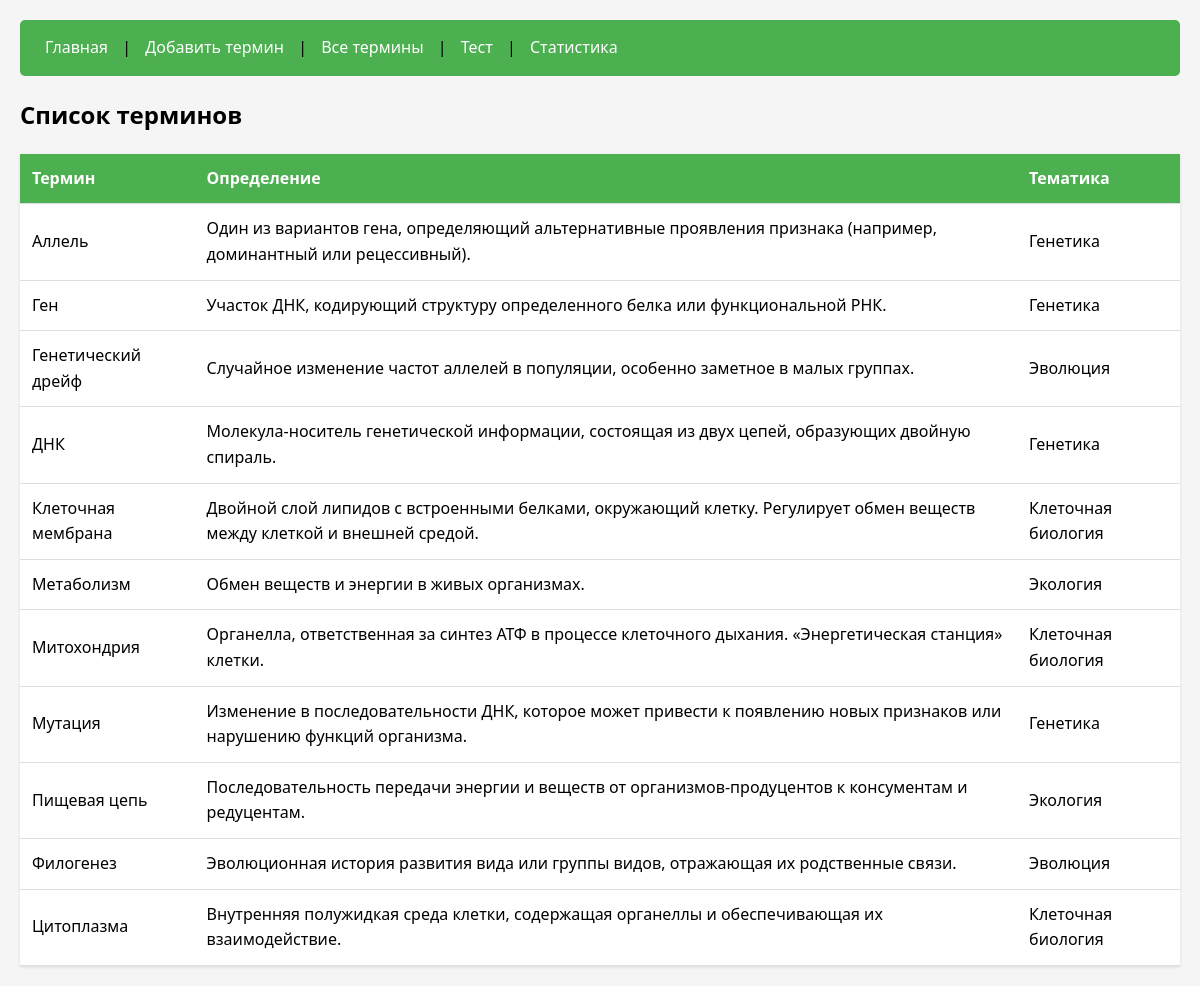
The app's page /terms/ with its own data.
### glossary/models.py (models this page shows, shortened)
class Term(models.Model):
    THEME_CHOICES = [
        ('cell', 'Клеточная биология'),
        ('genetics', 'Генетика'),
        ('evolution', 'Эволюция'),
        ('ecology', 'Экология'),
    ]
    term = models.CharField(max_length=100, unique=True)
    definition = models.TextField()
    theme = models.CharField(max_length=50, choices=THEME_CHOICES)
    is_approved = models.BooleanField(default=False)
    created_at = models.DateTimeField(auto_now_add=True)

### glossary/views.py (the view)
# urls.py: path('terms/', views.term_list, name='term_list'),
def term_list(request):
    terms = Term.objects.filter(is_approved=True).order_by('term')
    return render(request, 'glossary/term_list.html', {'terms': terms})

### glossary/templates/glossary/term_list.html
{% extends "glossary/base.html" %}
{% block content %}
    <h2>Список терминов</h2>
    <table>
        <tr>
            <th>Термин</th>
            <th>Определение</th>
            <th>Тематика</th>
        </tr>
        {% for term in terms %}
        <tr>
            <td>{{ term.term }}</td>
            <td>{{ term.definition }}</td>
            <td>{{ term.get_theme_display }}</td>
        </tr>
        {% endfor %}
    </table>
{% endblock %}

### glossary/templates/glossary/base.html (shortened to what this page needs)
{% load static %}
<!DOCTYPE html>
<html>
<head>
        <link rel="stylesheet" href="{% static 'glossary/css/styles.css' %}">
</head>
<body>
    <div class="nav">
        <a href="{% url 'home' %}">Главная</a> |
        <a href="{% url 'add_term' %}">Добавить термин</a> |
        <a href="{% url 'term_list' %}">Все термины</a> |
        <a href="{% url 'test' %}">Тест</a> |
        <a href="{% url 'statistics' %}">Статистика</a>
    </div>
    {% block content %}{% endblock %}
</body>
</html>

### glossary/static/glossary/css/styles.css (style rules this page uses)
body { font-family: 'Segoe UI', Tahoma, Geneva, Verdana, sans-serif; line-height: 1.6; margin: 0; padding: 20px; background-color: #f5f5f5; }
.nav { background-color: #4CAF50; padding: 15px; margin-bottom: 20px; border-radius: 5px; }
.nav a { color: white; text-decoration: none; margin: 0 10px; }
table { width: 100%; border-collapse: collapse; background-color: white; box-shadow: 0 1px 3px rgba(0,0,0,0.12); }
th, td { padding: 12px; text-align: left; border-bottom: 1px solid #ddd; }
th { background-color: #4CAF50; color: white; }

### records on screen
Term: term "Аллель", definition "Один из вариантов гена, определяющий альтернативные проявления признака (например, доминантный или рецессивный).", theme "Генетика"
Term: term "Ген", definition "Участок ДНК, кодирующий структуру определенного белка или функциональной РНК.", theme "Генетика"
Term: term "Генетический дрейф", definition "Случайное изменение частот аллелей в популяции, особенно заметное в малых группах.", theme "Эволюция"
Term: term "ДНК", definition "Молекула-носитель генетической информации, состоящая из двух цепей, образующих двойную спираль.", theme "Генетика"
Term: term "Клеточная мембрана", definition "Двойной слой липидов с встроенными белками, окружающий клетку. Регулирует обмен веществ между клеткой и внешней средой.", theme "Клеточная биология"
Term: term "Метаболизм", definition "Обмен веществ и энергии в живых организмах.", theme "Экология"
Term: term "Митохондрия", definition "Органелла, ответственная за синтез АТФ в процессе клеточного дыхания. «Энергетическая станция» клетки.", theme "Клеточная биология"
Term: term "Мутация", definition "Изменение в последовательности ДНК, которое может привести к появлению новых признаков или нарушению функций организма.", theme "Генетика"
Term: term "Пищевая цепь", definition "Последовательность передачи энергии и веществ от организмов-продуцентов к консументам и редуцентам.", theme "Экология"
Term: term "Филогенез", definition "Эволюционная история развития вида или группы видов, отражающая их родственные связи.", theme "Эволюция"
Term: term "Цитоплазма", definition "Внутренняя полужидкая среда клетки, содержащая органеллы и обеспечивающая их взаимодействие.", theme "Клеточная биология"
